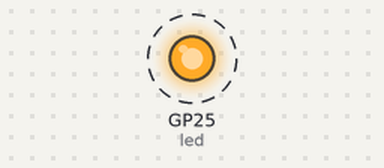
The program below on a simulated Raspberry Pi Pico running MicroPython. Parts: output pins drawn as LEDs (lit = HIGH). Dashed ring = blinking.

Above: at 0.2 s.
Timing chart, 0 to 3.0 s (numbered marks = the images above):
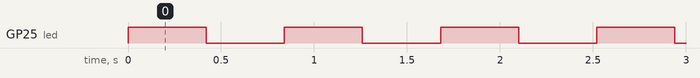

Measured:
- by itself, GP25 (led): alternates HIGH for 0.42 s and LOW for 0.42 s

The program:

01_onboard_led.py
```python
from machine import Pin
import utime
led = Pin(25, Pin.OUT)
if __name__ == '__main__':
    while True:
        led.value(1)
        utime.sleep_ms(420)
        led.value(0)
        utime.sleep_ms(420)
```
